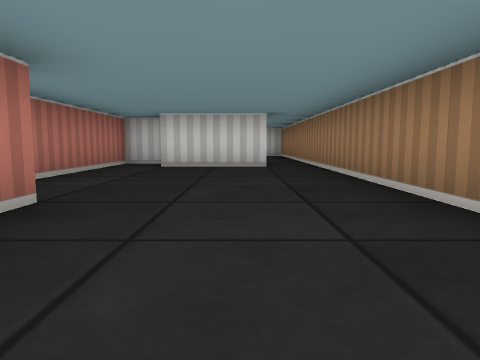
view 1 (above)

13 first-person views from a walk through a cub3D ray-caster map. The camera is about half as high as the walls, tilts 6° down and sees 70° across. The floor is counted in squares. Each view is taken from the middle of a square. On the plan, view 1 faces up. The plan holds only what a view shows up to about 9 squares ahead; the rest is blank. The place goes on beyond the plan.

view 2
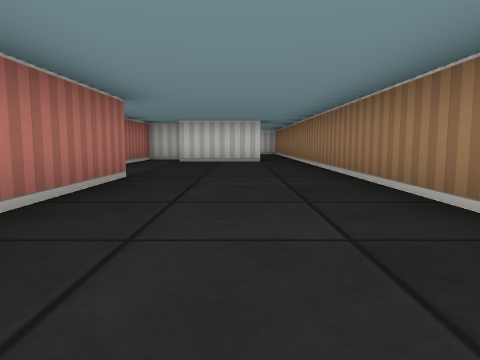

view 3
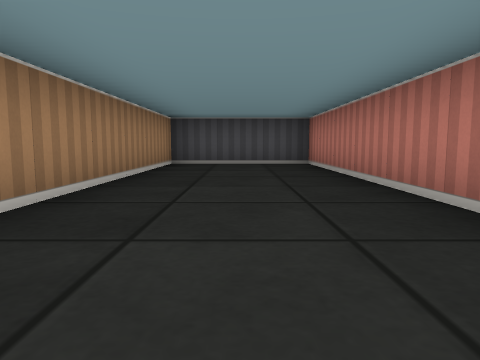

view 4
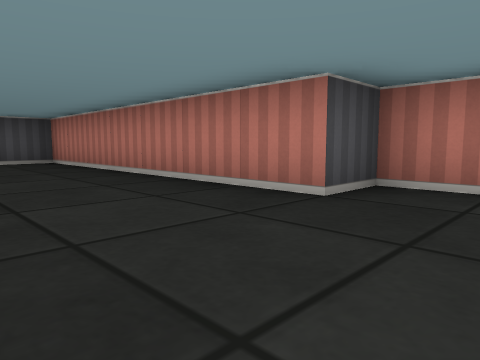

view 5
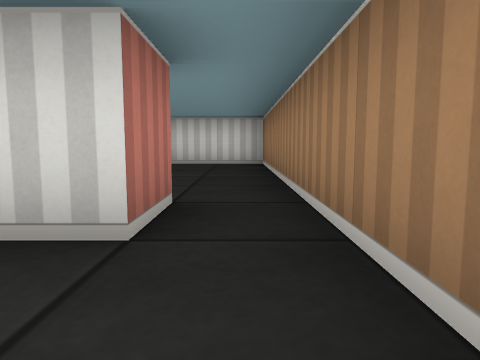

view 6
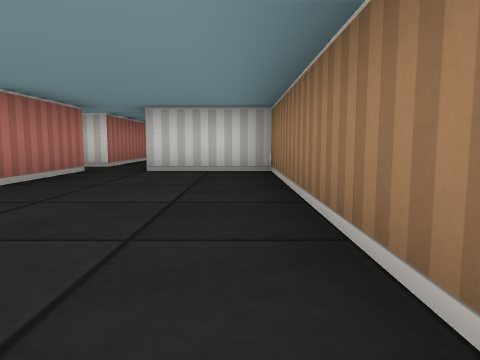

view 7
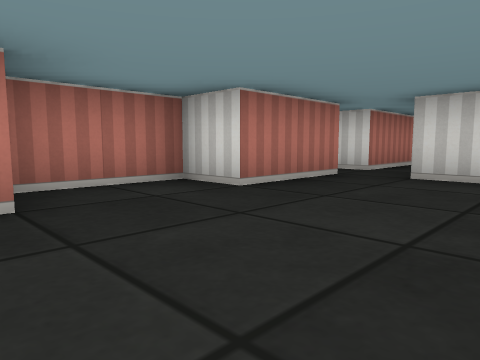

view 8
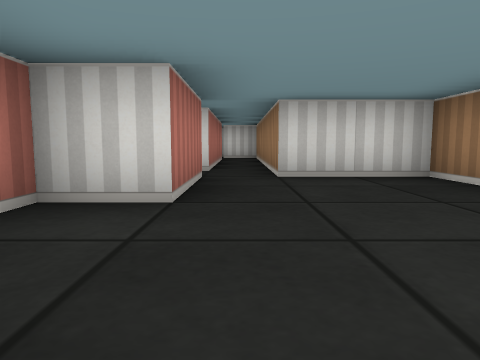

view 9
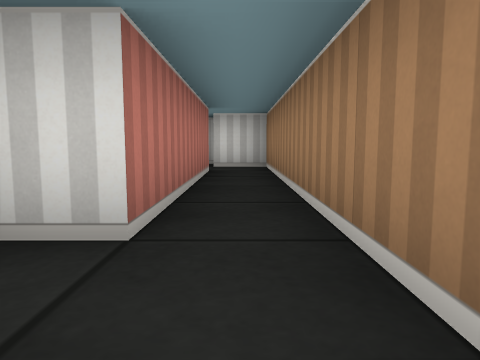

view 10
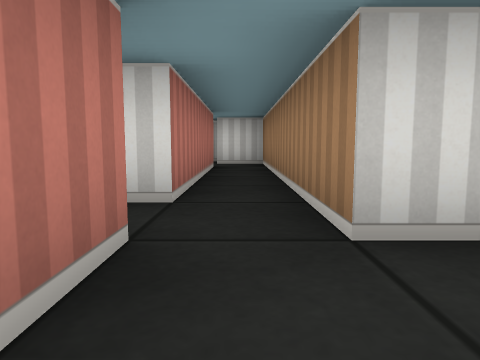

view 11
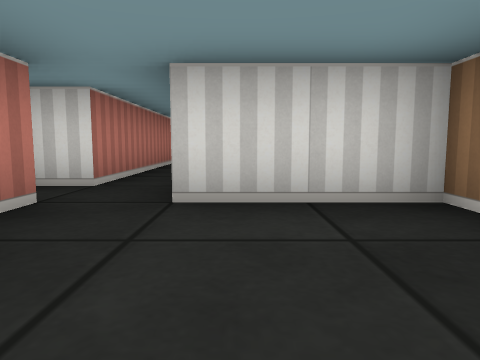

view 12
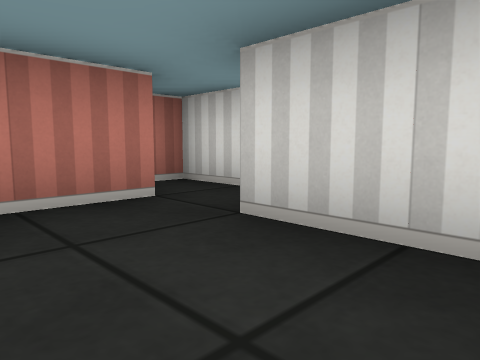

view 13
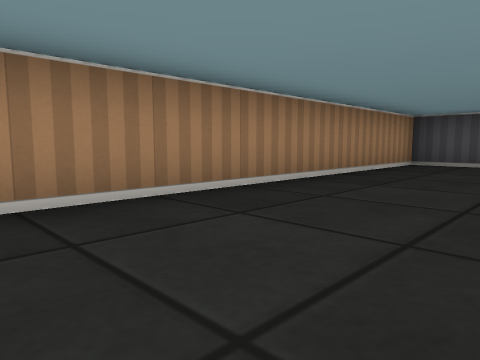

### Floor plan
Points are (right, up) in squares from view 1. A wall is a line through its corners. A room is listed if a view was taken in it or the views show most of it. See-through windows are left out.
Room 1 (views 1, 2, 3, 4, 5, 13)
walls: (0.5, 6.5) (-1.5, 6.5); (-1.6, 7.5) (-2.5, 7.5) (-2.5, 2.5) (-1.5, 2.5) (-1.5, -4.5) (1.5, -4.5) (1.5, 6.5)
ways out: opening at (1, 7) to room 2
Room 2 (views 6, 7, 8, 9, 10, 11, 12)
walls: (0.5, 7.5) (0.5, 6.5); (-1.5, 12.6) (-1.5, 10.5) (-2.5, 10.5) (-2.5, 8.6); (-1.5, 13.5) (-2.5, 13.5) (-2.5, 13); (1.5, 6.5) (1.5, 12.5) (-0.5, 12.5) (-0.5, 13.5)
ways out: opening at (1, 7) to room 1; opening at (-1, 13)

Positions as (right, up) in squares from view 1, and headings:
1: (0, 0), facing up
2: (0, -2), facing up
3: (0, 3), facing down
4: (1, 4), facing down-left
5: (1, 5), facing up
6: (1, 7), facing up
7: (1, 8), facing up-left
8: (-1, 8), facing up
9: (-1, 12), facing up
10: (-1, 11), facing up
11: (0, 10), facing up
12: (1, 11), facing up-left
13: (-1, 3), facing down-right
